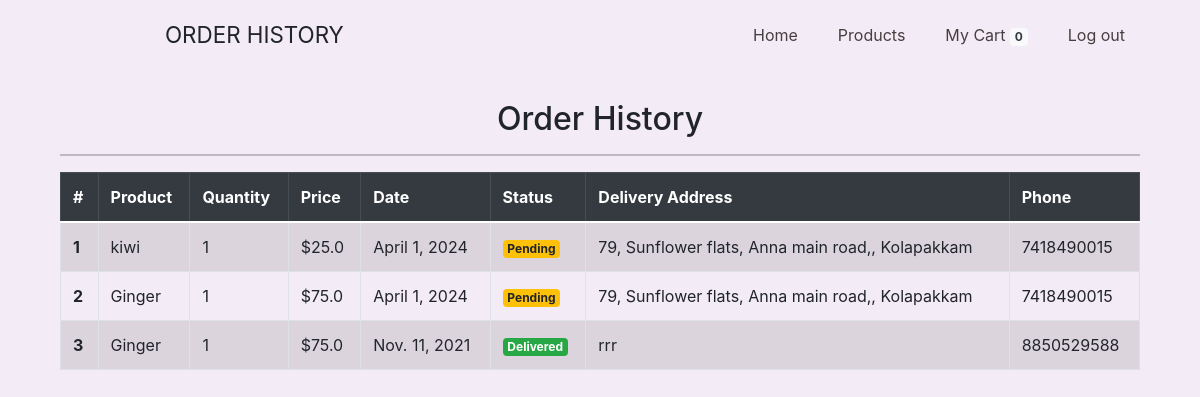
The page /products/history/ (signed in) on the database its author committed.
### products/models.py (models this page shows, shortened)
class Order(models.Model):
    product = models.ForeignKey(Product, on_delete=models.CASCADE)
    user = models.ForeignKey(User, on_delete=models.CASCADE)
    quantity = models.IntegerField(default=1)
    price = models.FloatField()
    address = models.CharField(max_length=250, default='')
    phone = models.CharField(max_length=13, default='')
    date = models.DateField(default=datetime.datetime.today)
    status = models.BooleanField(default=False)

class Product(models.Model):
    name = models.CharField(max_length=255)
    price = models.FloatField()
    stock = models.IntegerField()
    category = models.ForeignKey(Categorie, on_delete=models.CASCADE)
    image_url = models.ImageField(upload_to='Images/')
    unit = models.CharField(max_length=10, default="kg")

### products/views.py (the view)
# urls.py: path("history/", views.history),
def history(request):
    user_id = request.session.get('user_id')
    orders = Order.objects.filter(user=User(id=user_id)).order_by('-date')
    return render(request, 'history.html', {'orders': orders})

### products/templates/history.html (shortened to what this page needs)
{% extends "base.html" %}
{% block content %}
<head>
    <link rel="stylesheet" href="https://stackpath.bootstrapcdn.com/bootstrap/4.5.2/css/bootstrap.min.css">
</head>
<body>
<section class="navigation">
    <div class="nav-container">
        <div class="brand">
            <a >Order History</a>
        </div>
        <nav>
            <ul class="nav-list">
                {% if user.is_authenticated %}
                <li><a href="/">Home</a></li>
                <li><a href="/products">Products</a></li>
                <li><a href="/products/cart">My Cart
                    <span class="badge bg-light text-dark">
                        {{request.session.cart.keys|length}}</span>
                </a></li>
                <li><a href="/logout">Log out</a></li>
                {% endif %}
            </ul>
        </nav>
    </div>
</section>
<div class="container my-5">
    <h2 class="text-center" style="margin-top: 100px;">Order History</h2>
    <hr>
    {% if orders %}
        <div class="table-responsive">
            <table class="table table-bordered table-striped">
                <thead class="thead-dark">
                    <tr>
                        <th scope="col">#</th>
                        <th scope="col">Product</th>
                        <th scope="col">Quantity</th>
                        <th scope="col">Price</th>
                        <th scope="col">Date</th>
                        <th scope="col">Status</th>
                        <th scope="col">Delivery Address</th>
                        <th scope="col">Phone</th>
                    </tr>
                </thead>
                <tbody>
                    {% for order in orders %}
                        <tr>
                            <th scope="row">{{ forloop.counter }}</th>
                            <td>{{ order.product.name }}</td>
                            <td>{{ order.quantity }}</td>
                            <td>${{ order.price }}</td>
                            <td>{{ order.date }}</td>
                            <td>
                                {% if order.status %}
                                    <span class="badge badge-success">Delivered</span>
                                {% else %}
                                    <span class="badge badge-warning">Pending</span>
                                {% endif %}
                            </td>
                            <td>{{ order.address }}</td>
                            <td>{{ order.phone }}</td>
                        </tr>
                    {% endfor %}
                </tbody>
            </table>
        </div>
    {% else %}
        <div class="alert alert-info text-center">
            You have no orders yet.
        </div>
    {% endif %}
</div>
{% endblock %}

### templates proj/base.html (shortened to what this page needs)
<!doctype html>
<html lang="en">
<head>
    <link href="https://cdn.jsdelivr.net/npm/bootstrap@5.0.0-beta2/dist/css/bootstrap.min.css" rel="stylesheet">
    <link rel="stylesheet" href="https://cdnjs.cloudflare.com/ajax/libs/font-awesome/5.15.3/css/fontawesome.min.css" />
    <link href="https://cdn.jsdelivr.net/npm/bootstrap@5.0.0-beta3/dist/css/bootstrap.min.css" rel="stylesheet">
</head>
<body style="background-image:url();
    background-size: cover; background-attachment:fixed; background-color: #F3EBF6;">
<div class="container">
    {% block content %}
    {% endblock %}
</div>
</body>
</html>

### templates proj/base.html (style rules this page uses)
body { background-color: #F3EBF6; }
nav { float: right; }
nav ul { list-style: none; margin: 0; padding: 0; }
nav ul li { float: left; position: relative; }
nav ul li a { display: block; padding: 0 20px; line-height: 70px; background: #F3EBF6; color: #463f3f; text-decoration: none; }
@media screen and (min-width: 800px) { .nav-list { display: block !important; } }
.navigation { position: fixed; top: 0; height: 70px; width: 100%; background: #F3EBF6;; }
.nav-container { max-width: 1000px; margin: 0 auto; }
.brand { position: absolute; padding-left: 20px; float: left; line-height: 70px; text-transform: uppercase; font-size: 1.4em; }
.brand a, .brand a:visited { color: #463f3f; text-decoration: none; }

### products/templates/history.html (style rules this page uses)
body { background-color: #F3EBF6; }
nav { float: right; }
nav ul { list-style: none; margin: 0; padding: 0; }
nav ul li { float: left; position: relative; }
nav ul li a { display: block; padding: 0 20px; line-height: 70px; background: #F3EBF6; color: #463f3f; text-decoration: none; }
@media screen and (min-width: 800px) { .nav-list { display: block !important; } }
.navigation { position: fixed; top: 0; height: 70px; width: 100%; background: #F3EBF6; }
.nav-container { max-width: 1000px; margin: 0 auto; }
.brand { position: absolute; padding-left: 20px; float: left; line-height: 70px; text-transform: uppercase; font-size: 1.4em; }
.brand a, .brand a:visited { margin-top: 100px; color: #463f3f; text-decoration: none; }

### rows shown on the page
Order: product.name "kiwi", quantity "1", price "25.0", date "April 1, 2024", status "Pending", address "79, Sunflower flats, Anna main road,, Kolapakkam", phone "7418490015"
Order: product.name "Ginger", quantity "1", price "75.0", date "April 1, 2024", status "Pending", address "79, Sunflower flats, Anna main road,, Kolapakkam", phone "7418490015"
Order: product.name "Ginger", quantity "1", price "75.0", date "Nov. 11, 2021", status "Delivered", address "rrr", phone "8850529588"

### other values the page prints
{{ request.session.cart.keys|length }} "0"
